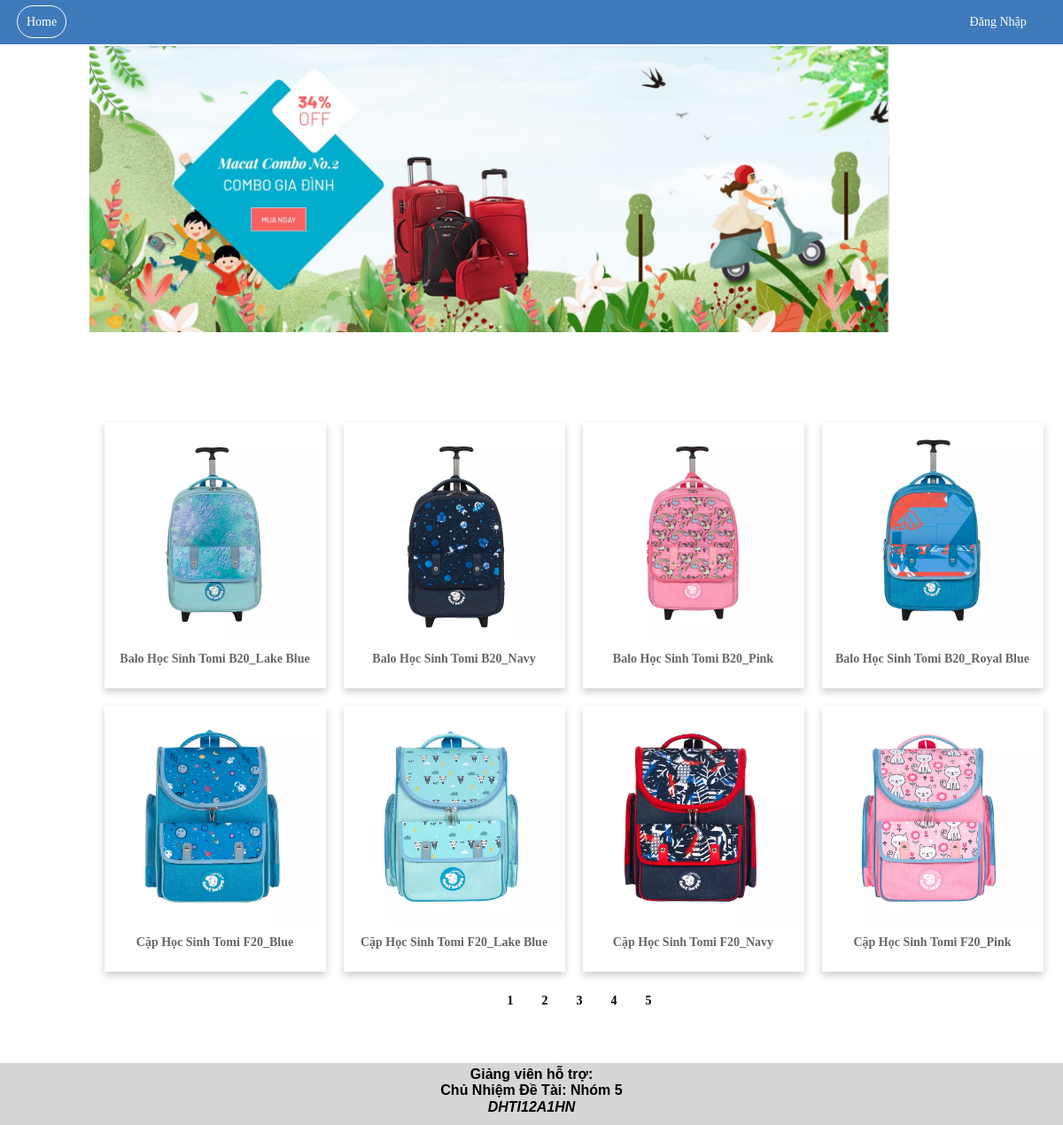
The page / on the database its author committed.
### tables this page shows
CREATE TABLE `caphocsinhtomi` (
  `id` varchar(100) NOT NULL,
  `ten` varchar(100) NOT NULL,
  `gia` int(100) NOT NULL,
  `image` varchar(100) NOT NULL
);

### Controllers/BaseController.php (called while the page is built, shortened)
<?php
class BaseController
{   const Views_Folder_Name = 'Views';
    public function getPath($path,array $data=[],$check, $level )
    {   foreach($data as $key => $Values)
        {
            $$key = $Values;
        }
        require('./'.self::Views_Folder_Name.'/'.str_replace('.','/',$path).'.php');
    }
}

### Controllers/CategoryController.php (called while the page is built, shortened)
<?php
class CategoryController extends BaseController
{
    public function __construct()
	{
        require('./Model/Database.php');
	}
    public function index(){
        require('./Model/client/UserModel.php');
        $userModel = new UserModel();
        $categorys = [];
        $result= $userModel->display();
        $check= NuLL;
        while($row = mysqli_fetch_array($result)):
            array_push($categorys,['id'=>$row['id'],'image'=>$row['image'],
                'content'=>$row['ten']]);
       endwhile;
      $level=$userModel->checkLevel($check);
      return $this->getPath('index',['categorys'=>$categorys],$check, $level);
    }
}

### index.php (called while the page is built, shortened)
<?php
require "./Controllers/BaseController.php";
$actionName =strtolower($_REQUEST['action']??'index');
$controllerObj= new $controllerName;
$controllerObj->$actionName();

### Model/client/UserModel.php (called while the page is built, shortened)
<?php
class UserModel extends Database{
	protected $db;
	public function __construct()
	{
		$this->db = new Database();
		$this->db->connect();
	}
	public function  display() {
        if (!isset ($_GET['page']) ) {
			$page = 1;
			} else {
			$page = $_GET['page'];
			}
		$results_per_page = 12;
		$page_first_result = ($page-1) * $results_per_page;
		$query = "SELECT * FROM caphocsinhtomi LIMIT ".$page_first_result.','.$results_per_page;
        $result2 = mysqli_query($this->db->conn, $query);
	    return $result2;
	}
}

### Model/Database.php (called while the page is built, shortened)
<?php
class Database
{
	private $server = 'localhost';
	private $dbName = 'thegioituixach';
	private $user = 'root';
	private $password = '';
	public function connect()
	{
		$this->conn = new mysqli($this->server, $this->user, $this->password, $this->dbName);
	}
}

### Views/index.php (the view, shortened to what this page needs)
<!DOCTYPE html>
<html lang="en">
    <head>
        <link rel="stylesheet" href="./Views/web.css"/>
        <link rel="stylesheet" type="text/css" href="Public/client/css/main.css">
    <link rel="stylesheet" type="text/css" href="Public/client/css/util.css">
    </head>
    <body>
       <table class="bhd" >
           <tr >
            <td >
            <a class="RTC mg fcl" style="text-decoration: none">Home</a>
            <?php
              if($check)
                {
                 if( $level=='ad')
                 {echo '<span class="right" style="margin-left: 65%;"><a class="fcl bd" href="./admin" style="text-decoration: none">Quản lí web</a>&nbsp&nbsp'; }
                else{echo '<span class="right" style="margin-left: 72%;">';}
                 echo '<a class="fcl bd" href="./?controllers=sale&&id='.$check.'" style="text-decoration: none">Danh sách SP đã đặt</a> &nbsp
                    <a class="fcl bd" href="./?controllers=contact" style="text-decoration: none">Liên hệ</a> &nbsp
                    <a class="fcl bd" href="./" style="text-decoration: none">'.$check.'(Log Out)</a> &nbsp
                </span>';}
              else
              {echo '<span class="right" style="margin-left: 85%;">
                <a class="fcl bd" style="text-decoration: none" type="submit" href="./?action=login">Đăng Nhập</a>
            </span>';
            }
            ?>
            </td>
           </tr>
       </table>
       <div class="container4">
        <table  >
            <tr >
             <td >
                <a class="mg-icon"><img style="margin-left:-110px;width:140%;" src="./Public/client/img/banner.jpg" ></a>
             </td>
             <td >
            </td>
            </tr>
            <tr>
                <td>
                   <br><br>
                </td>
            </tr>
        </table>
        <table style="width: 1120px;">
            <tr><td><br></br></td</tr>
            <tr >
                <th>
                    <div class="fl-left" id="display">
                        <?php
                         if($check)
                         {for($i=0;$i<count($categorys);$i++)
                            { echo  '<div style="height:350px;"  class="card" ><img src="'.$categorys[$i]['image'].'" alt="Avatar" style="width: 100%;"><h4><a style="text-decoration: none" href="./?controllers=Product&&action=index&&id='.$categorys[$i]['id'].'&&tk='.$check.'" class="cuttext">'.$categorys[$i]['content'].'</a></h4>
                              <br>
                              <a class="btnadd" style="text-decoration: none" href="./?controllers=add&&mt='.$categorys[$i]['id'].'&&id='.$check.'">Thêm vào giỏ hàng</a>
                              </div>';}
                         }
                         else{
                            for($i=0;$i<count($categorys);$i++)
                            { echo  '<div  class="card" ><img src="'.$categorys[$i]['image'].'" alt="Avatar" style="width: 100%;"><h4><a style="text-decoration: none" href="./?controllers=Product&&action=index&&id='.$categorys[$i]['id'].'&&tk='.$check.'" class="cuttext">'.$categorys[$i]['content'].'</a></h4>
                              </div>';}
                         }
                        ?>
                    </div>
                </th>
            </tr>
            <tr>
                <th colspan="4" >
                <div class="pagination" style="margin-left:450px;">
                <?php
                for($page = 1; $page<=5; $page++) {
                 echo '<a href = "./?controllers=back&&page=' . $page . '">' . $page . '</a>';}
                 ?>
                 </div>
                </th>
            </tr>
        </table>
       </div>
       <div class="foote-wrap mt-5" style="width: 100%;height: 70px; background-color: rgb(214, 214, 214)">
           <table style="width: 100%;">
             <tr>
                 <th>
                 <b>Giảng viên hỗ trợ: </b><br>
                    <b>Chủ Nhiệm Đề Tài: Nhóm 5</b><br>
                    <i>DHTI12A1HN </i></th>
            </tr>
           </table>
       </div>
    </body>
</html>

### Views/web.css (style rules this page uses)
.bhd { border:1px solid #3e7ab9; background: #3e7ab9 ; width: 100%; height: 50px; }
.RTC { border: 0.01px solid #ffffff; border-radius: 20px; padding: 10px; }
.fcl { color: #ffffff; }
.mg { margin-left: 16px; }
html { font-family: sans-serif; line-height: 1.15; text-size-adjust: 100%; -webkit-tap-highlight-color: transparent; }
.right { margin-left: 60%; }
.container4 { width: 100%; padding-right: 104.5px; padding-left: 104.5px; margin-right: auto; margin-left: auto; }
.mg-icon { margin-left:104.5px ; }
.card { box-shadow: 0 4px 8px 0 rgba(0,0,0,0.2); transition: 0.3s; width: 250px; height: 300px; margin: 10px; }
.mt-5 { margin-top: 3rem !important; }
.fl-left { display: flex; flex-direction: row; flex-wrap: wrap; align-items: stretch; align-content: stretch; border: 0.01px solid #ffffff; max-width: 1120px; }
.pagination a { color: black; float: left; padding: 8px 16px; text-decoration: none; transition: background-color .3s; }

### Public/client/css/main.css (style rules this page uses)
* { margin: 0px; padding: 0px; box-sizing: border-box; }
body, html { height: 100%; font-family: Ubuntu-Regular, sans-serif; }
a { font-family: Ubuntu-Regular; font-size: 14px; line-height: 1.7; color: #666666; margin: 0px; transition: all 0.4s; -webkit-transition: all 0.4s; -o-transition: all 0.4s; -moz-transition: all 0.4s; }
h1,h2,h3,h4,h5,h6 { margin: 0px; }

### Views/index.php (style rules this page uses)
.pagination a { color: black; float: left; padding: 8px 16px; text-decoration: none; transition: background-color .3s; }

### rows shown on the page
caphocsinhtomi: image (picture), ten "Balo Học Sinh Tomi B20_Lake Blue"
caphocsinhtomi: image (picture), ten "Balo Học Sinh Tomi B20_Navy"
caphocsinhtomi: image (picture), ten "Balo Học Sinh Tomi B20_Pink"
caphocsinhtomi: image (picture), ten "Balo Học Sinh Tomi B20_Royal Blue"
caphocsinhtomi: image (picture), ten "Cặp Học Sinh Tomi F20_Blue"
caphocsinhtomi: image (picture), ten "Cặp Học Sinh Tomi F20_Lake Blue"
caphocsinhtomi: image (picture), ten "Cặp Học Sinh Tomi F20_Navy"
caphocsinhtomi: image (picture), ten "Cặp Học Sinh Tomi F20_Pink"
